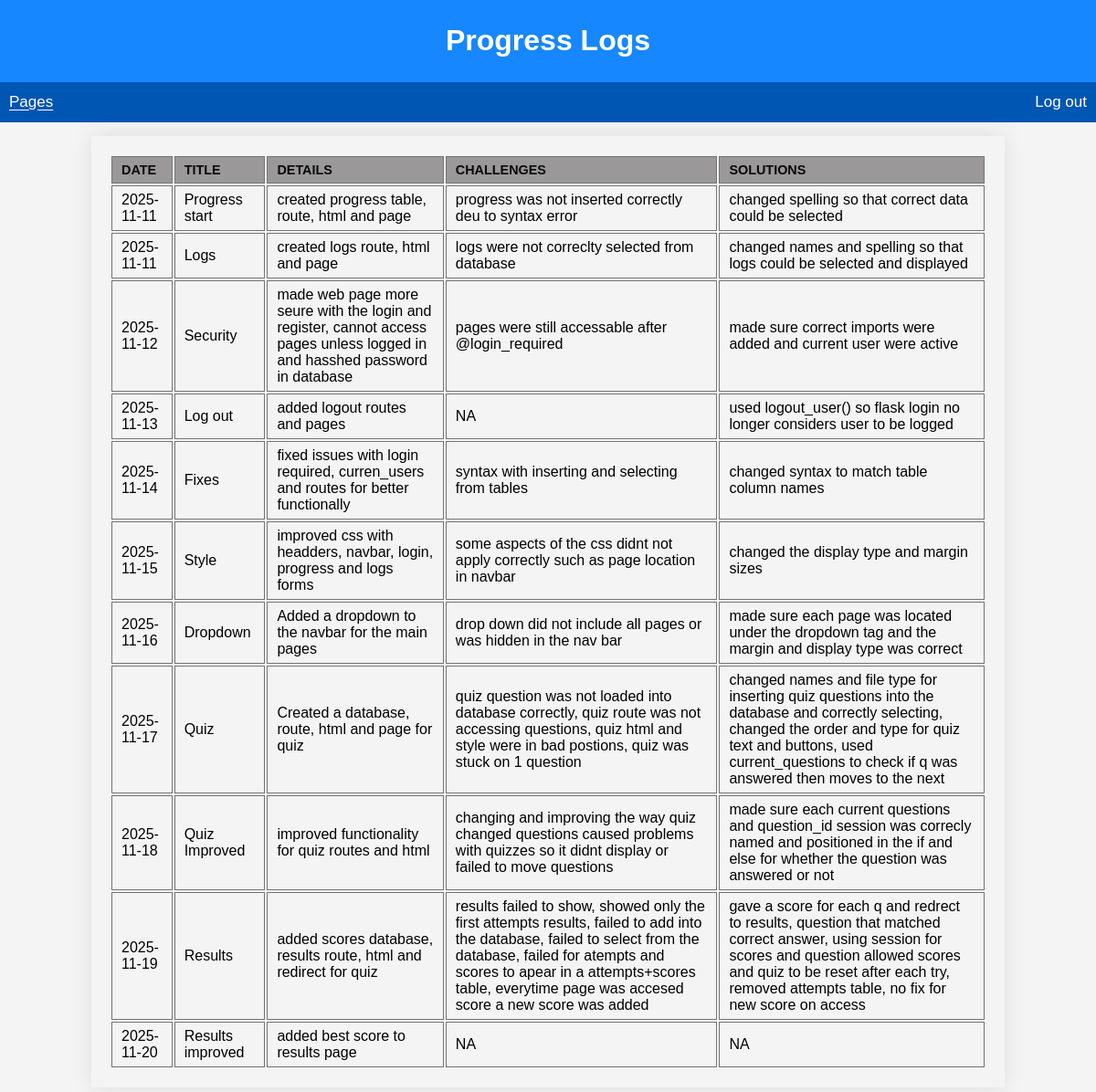
Screenshot of /logs (signed in) with the database file from the repository.
### tables this page shows
CREATE TABLE progresslogs (
    id INTEGER PRIMARY KEY AUTOINCREMENT,
    user_id INTEGER NOT NULL,
    date TEXT NOT NULL,
    title TEXT NOT NULL UNIQUE,
    details TEXT NOT NULL,
    image_path TEXT,
    challenges TEXT NOT NULL,
    solutions TEXT NOT NULL
);

### app.py (the view)
@app.route('/logs', methods = ['GET', 'POST'])
@login_required
def logs():
    conn = get_db_connection()
    cursor = conn.cursor()
    cursor.execute("SELECT date, title, details, challenges, solutions FROM progresslogs WHERE user_id = ? ORDER BY date ASC", (current_user.id,))
    posts = cursor.fetchall()
    conn.close()
    return render_template('logs.html', posts = posts, username=current_user.username)

### app.py (called while the page is built)
@login_manager.user_loader
def load_user(user_id):
    conn = get_db_connection()
    cursor = conn.cursor()
    cursor.execute('SELECT id, username FROM users WHERE id = ?', (user_id),)
    user = cursor.fetchone()
    conn.close()
    if user:
        return User(id=user['id'], username = user['username'])
    return None

def get_db_connection():
    conn = sqlite3.connect('database.db')
    conn.row_factory = sqlite3.Row
    return conn

### templates/logs.html (shortened to what this page needs)
{% extends 'base.html' %}
{% block heading %}Progress Logs{% endblock %}
{% block content %}
    {% if posts %}
        <table>
            <tr>
                <th>Date</th>
                <th>Title</th>
                <th>Details</th>
                <th>Challenges</th>
                <th>Solutions</th>
            </tr>
        {% for post in posts %}
            <tr>
                <td>{{ post.date }}</td>
                <td>{{ post.title }}</td>
                <td>{{ post.details }}</td>
                <td>{{ post.challenges }}</td>
                <td>{{ post.solutions }}</td>
            </tr>
        {% endfor%}
        </table>
    {% else %}
    <p>No progress entries found.</p>
    {%endif%}
{% endblock %}

### templates/base.html (shortened to what this page needs)
<!DOCTYPE html>
<html lang="en">
<head>
    <link rel="stylesheet" href="{{ url_for('static', filename='styles.css') }}">
</head>
<body>
    <header>
        <h1>{% block heading %}Smart Study Quiz App{% endblock %}</h1>
    </header>
    <navbar>
        {% if not current_user.is_authenticated %}
        <a href="{{ url_for('register') }}">Register</a>
        <a href="{{ url_for('login') }}">Login</a>
        {% else %}
        <div class="dropdown">
            <a href="#" class="dropbtn">Pages</a>
        </div>
        <a href="{{ url_for('logoff') }}">Log out</a>
        {% endif %}
    </navbar>
    <content>
        {% block content %}
        {% endblock %}
    </content>
</body>
</html>

### static/styles.css (style rules this page uses)
body { font-family: Arial, sans-serif; margin: 0; padding: 0; background-color: #f4f4f4; color:black; }
header { background-color: #1787ff; color: white; padding: 5px 15px; text-align: center; }
.dropdown { position: relative; display: flex; color: white; text-decoration: underline; text-underline-offset: 2.5px; }
navbar { background-color: #0056b3; width: 100%; box-sizing: border-box; padding: 0; display: flex; justify-content: space-between; }
navbar a { color: white; font-size: 17px; text-decoration: none; display: flex; padding: 12px 10px; align-items: center; border-radius: 0; }
h1 { text-align: center; }
table { max-width: 1000px; margin: 15px auto; padding: 20px; border-radius: 1px; box-shadow: 0 0 25px rgba(0,0,0, 0.1); align-content: center; }
table th, table td, table tr { border: 1px solid #737373; padding: 6px 10px; text-align: left; }
table th { background-color: #9a9898; color: #0a0a0a; font-weight: bold; text-transform: uppercase; font-size: 0.9em; }

### rows the page displays
progresslogs: date "2025-11-11", title "Progress start", details "created progress table, route, html and page", challenges "progress was not inserted correctly deu to syntax error", solutions "changed spelling so that correct data could be selected"
progresslogs: date "2025-11-11", title "Logs", details "created logs route, html and page", challenges "logs were not correclty selected from database", solutions "changed names and spelling so that logs could be selected and displayed"
progresslogs: date "2025-11-12", title "Security", details "made web page more seure with the login and register, cannot access pages unless logged in and hasshed password in database", challenges "pages were still accessable after @login_required", solutions "made sure correct imports were added and current user were active"
progresslogs: date "2025-11-13", title "Log out", details "added logout routes and pages", challenges "NA", solutions "used logout_user() so flask login no longer considers user to be logged"
progresslogs: date "2025-11-14", title "Fixes", details "fixed issues with login required, curren_users and routes for better functionally", challenges "syntax with inserting and selecting from tables", solutions "changed syntax to match table column names"
progresslogs: date "2025-11-15", title "Style", details "improved css with headders, navbar, login, progress and logs forms", challenges "some aspects of the css didnt not apply correctly such as page location in navbar", solutions "changed the display type and margin sizes"
progresslogs: date "2025-11-16", title "Dropdown", details "Added a dropdown to the navbar for the main pages", challenges "drop down did not include all pages or was hidden in the nav bar", solutions "made sure each page was located under the dropdown tag and the margin and display type was correct"
progresslogs: date "2025-11-17", title "Quiz", details "Created a database, route, html and page for quiz", challenges "quiz question was not loaded into database correctly, quiz route was not accessing questions, quiz html and style were in bad postions, quiz was stuck on 1 question", solutions "changed names and file type for inserting quiz questions into the database and correctly selecting, changed the order and type for quiz text and buttons, used current_questions to check if q was answered then moves to the next"
progresslogs: date "2025-11-18", title "Quiz Improved", details "improved functionality for quiz routes and html", challenges "changing and improving the way quiz changed questions caused problems with quizzes so it didnt display or failed to move questions", solutions "made sure each current questions and question_id session was correcly named and positioned in the if and else for whether the question was answered or not"
progresslogs: date "2025-11-19", title "Results", details "added scores database, results route, html and redirect for quiz", challenges "results failed to show, showed only the first attempts results, failed to add into the database, failed to select from the database, failed for atempts and scores to apear in a attempts+scores table, everytime page was accesed score a new score was added", solutions "gave a score for each q and redrect to results, question that matched correct answer, using session for scores and question allowed scores and quiz to be reset after each try, removed attempts table, no fix for new score on access"
progresslogs: date "2025-11-20", title "Results improved", details "added best score to results page", challenges "NA", solutions "NA"
